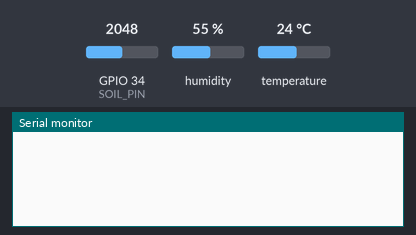
The sketch below on a simulated ESP32. Shown: the last lines printed to the serial monitor. The test bench sets the inputs (shaded band); at power-on: humidity 55 %, GPIO 34 (SOIL_PIN) = 2048, temperature 24 °C. WiFi joins after 1.5 s; servers stay silent unless stated.

Above: at 3.0 s.
3.1 s: humidity set to 22 %
At 4.5 s:
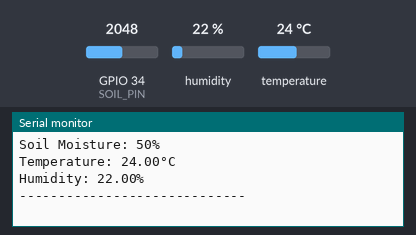
5.3 s: GPIO 34 (SOIL_PIN) set to 2866
6.8 s: temperature set to 12 °C
At 8.2 s:
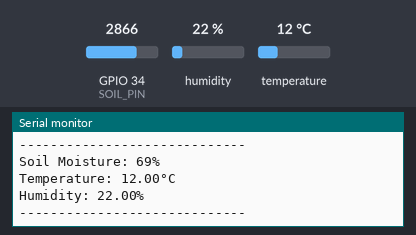
8.3 s: GPIO 34 (SOIL_PIN) set to 3603
9.8 s: humidity set to 40 %
At 12.08 s:
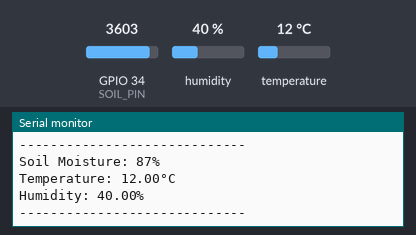
Timing chart, 0 to 12.3 s (numbered marks = the images above; inputs shaded):
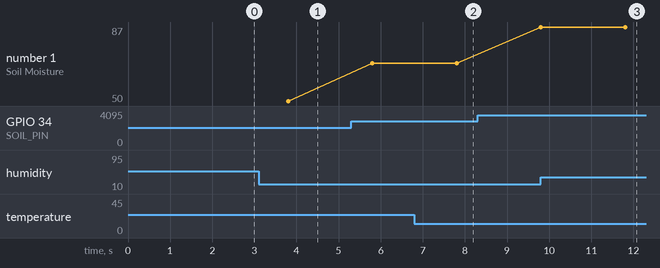

Measured:
- after the input at 3.1 s, the serial monitor: prints a new line after 0.71 s (image 1)
- after the input at 6.8 s, the serial monitor: prints a new line after 1.0 s (image 2)
- after the input at 9.8 s, the serial monitor: prints a new line after 2.0 s (image 3)
- plotted number 1: 50 → 69 after the input at 5.3 s

The sketch:

IoT-Based_Smart_Agriculture_Monitoring.ino
```cpp
#define BLYNK_TEMPLATE_ID "TMPL3Xa57J2mU"
#define BLYNK_TEMPLATE_NAME "IoT Based Smart Agriculture Monitoring"
#define BLYNK_AUTH_TOKEN  "m8BmwBPb4r99uGHsqJVoCFM4-_luP6mc"

#include <DHT.h>
#include <WiFi.h>
#include <BlynkSimpleEsp32.h>

#define DHTPIN 4
#define DHTTYPE DHT22
#define SOIL_PIN 34

DHT dht(DHTPIN, DHTTYPE);

char ssid[] = "Wokwi-GUEST";
char pass[] = "";

BlynkTimer timer;

void sendSensorData() {

  int soilRaw = analogRead(SOIL_PIN);
  int soilPercent = map(soilRaw, 0, 4095, 0, 100);
  soilPercent = constrain(soilPercent, 0, 100);


  float temp = dht.readTemperature();
  float hum = dht.readHumidity();


  temp = constrain(temp, -40, 80);
  hum = constrain(hum, 0, 100);


  Serial.printf("Soil Moisture: %d%%\n", soilPercent);
  Serial.printf("Temperature: %.2f°C\n", temp);
  Serial.printf("Humidity: %.2f%%\n", hum);
  Serial.println("-----------------------------");


  Blynk.virtualWrite(V1, soilPercent);
  Blynk.virtualWrite(V2, temp);
  Blynk.virtualWrite(V3, hum);
}

void setup() {
  Serial.begin(115200);
  dht.begin();

  Blynk.begin(BLYNK_AUTH_TOKEN, ssid, pass);


  timer.setInterval(2000L, sendSensorData);
}

void loop() {
  Blynk.run();
  timer.run();
}
```
